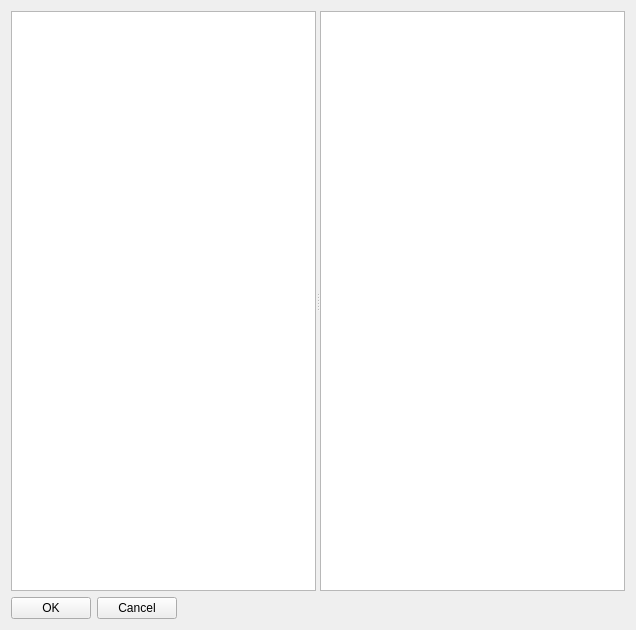
<?xml version="1.0" encoding="UTF-8"?>
<ui version="4.0">
 <class>CScadaUserVariableSelectScaleDialog</class>
 <widget class="QWidget" name="CScadaUserVariableSelectScaleDialog">
  <property name="geometry">
   <rect>
    <x>0</x>
    <y>0</y>
    <width>636</width>
    <height>630</height>
   </rect>
  </property>
  <property name="windowTitle">
   <string>CScadaUserVariableSelectScaleDialog</string>
  </property>
  <layout class="QGridLayout" name="gridLayout">
   <item row="0" column="0">
    <widget class="QSplitter" name="splitter">
     <property name="orientation">
      <enum>Qt::Horizontal</enum>
     </property>
     <widget class="QTreeView" name="treeView"/>
     <widget class="QTableWidget" name="tableWidget"/>
    </widget>
   </item>
   <item row="1" column="0">
    <layout class="QHBoxLayout" name="pHLaylout">
     <item>
      <widget class="QPushButton" name="pOK">
       <property name="text">
        <string>OK</string>
       </property>
      </widget>
     </item>
     <item>
      <widget class="QPushButton" name="pCancel">
       <property name="text">
        <string>Cancel</string>
       </property>
      </widget>
     </item>
     <item>
      <spacer name="horizontalSpacer">
       <property name="orientation">
        <enum>Qt::Horizontal</enum>
       </property>
       <property name="sizeHint" stdset="0">
        <size>
         <width>40</width>
         <height>20</height>
        </size>
       </property>
      </spacer>
     </item>
    </layout>
   </item>
  </layout>
 </widget>
 <layoutdefault spacing="6" margin="11"/>
 <resources/>
 <connections/>
</ui>
